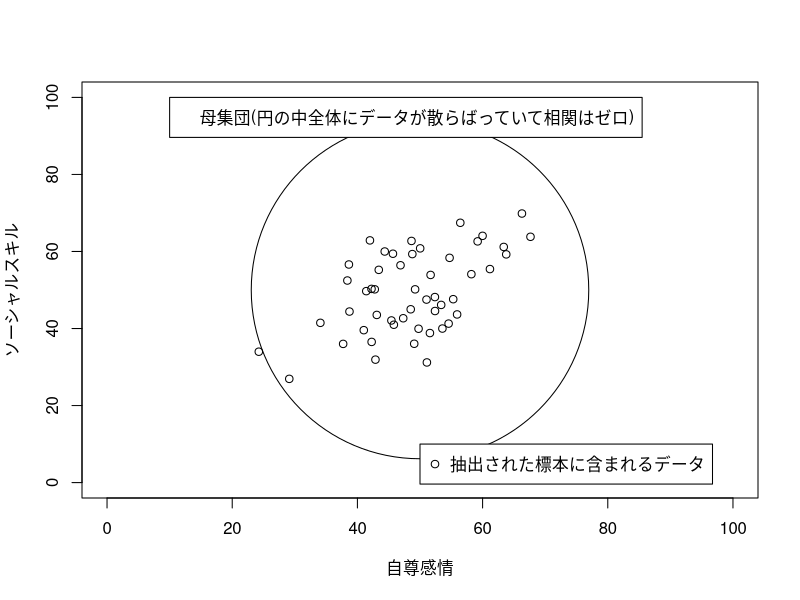

The R script that drew this image:
A <- rnorm(50)
B <- rnorm(50)
C <- A*0.5+sqrt(0.75)*B
自尊感情 <- 10*A+50
ソーシャルスキル <- 10*C+50

plot(自尊感情, ソーシャルスキル, xlim=c(0, 100), ylim=c(0, 100))
points(50, 50, cex=45)
legend(50, 10, legend="抽出された標本に含まれるデータ", pch=1)
legend(10, 100, legend="母集団(円の中全体にデータが散らばっていて相関はゼロ)")


# 5.3 標準正規分布を用いた検定(1つの平均値の検定・母分散sd^2が既知)  ----------------------------------

心理学テスト <- c(13, 14,  7, 12, 10,  6, 8, 15,  4, 14, 
                   9,  6, 10, 12,  5, 12, 8,  8, 12, 15)


